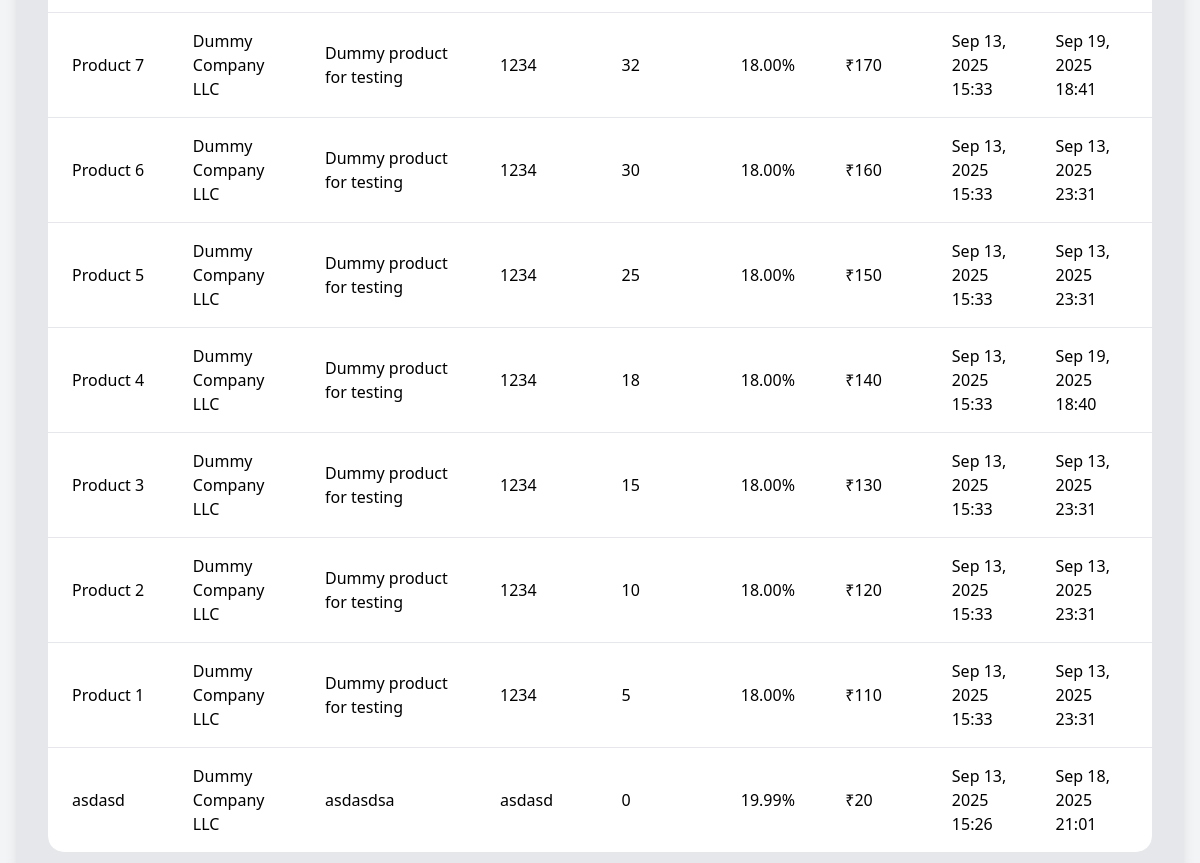
Page /stocks/ (lower part) on the earlier database version.
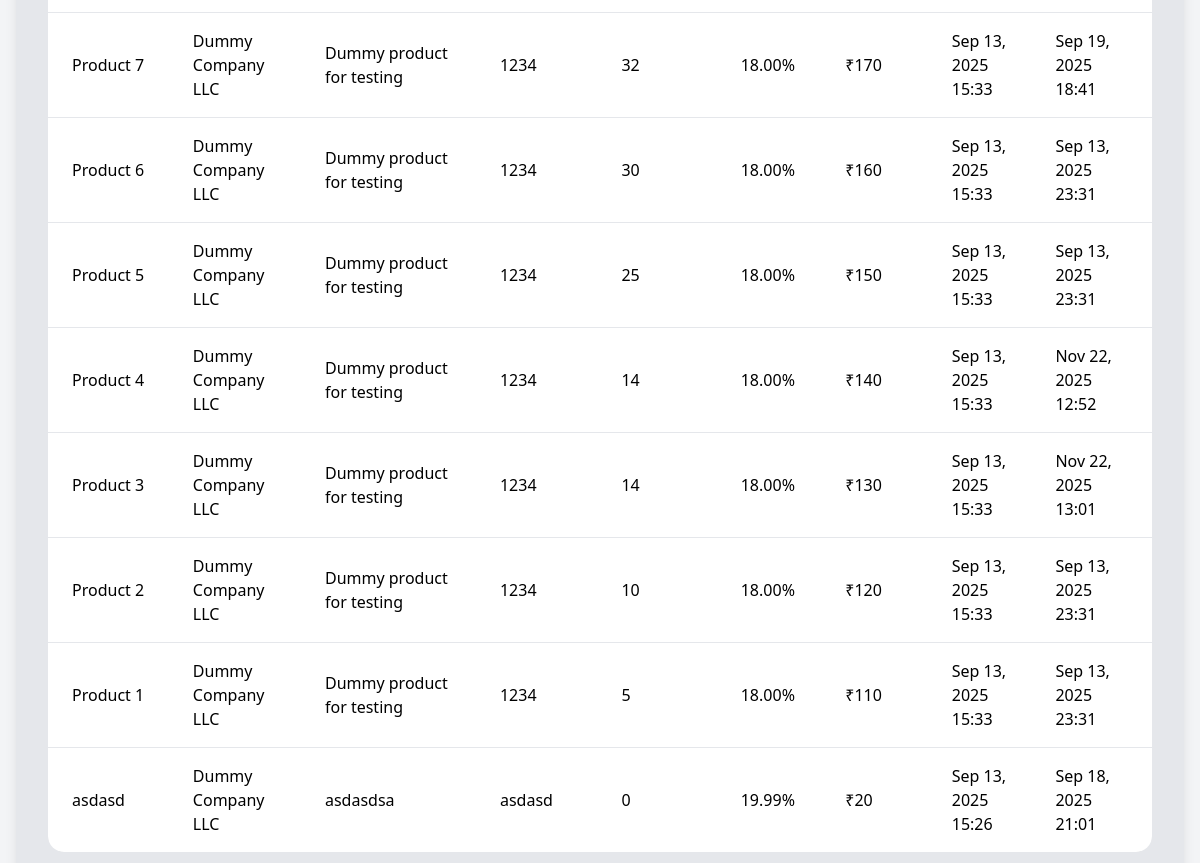
Same page on the later database version.
### stockMang/models.py (models this page shows, shortened)
class Product(models.Model):
    name = models.CharField(max_length=200)
    description = models.TextField(blank=True, null=True)
    hsn_code = models.CharField(max_length=8, blank=True, null=True)
    stock_quantity = models.PositiveIntegerField(default=0)
    tax_rate = models.DecimalField(max_digits=4, decimal_places=2, default=18.00)
    selling_price = models.IntegerField(default=0,blank=True)
    created_at = models.DateTimeField(auto_now_add=True)
    updated_at = models.DateTimeField(auto_now=True)
    dealer = models.CharField(max_length=200, blank=True, null=True)

### stockMang/views.py (the view)
# urls.py: path('', views.stock, name='stock'),
def stock(request):
    Products = Product.objects.all().order_by('-created_at')
    return render(request, 'stockMang/stockPage.html', {'products': Products})

### stockMang/templates/stockMang/stockPage.html (shortened to what this page needs)
{% extends 'main/layout.html' %}
{% block content %}
<div class="min-h-screen bg-gray-100 flex items-center justify-center p-4">
    <div class="bg-gray-200 w-full max-w-7xl h-[90vh] p-8 rounded-xl shadow-lg flex flex-col">
        <div class="flex-1 overflow-y-auto no-scrollbar rounded-2xl">
            <table class="min-w-full bg-white rounded-lg shadow-md overflow-hidden">
                <tbody class="divide-y divide-gray-200">
                    {% for product in products %}
                    <tr class="hover:bg-gray-50 transition duration-200 cursor-pointer"
                    onclick="window.location='{% url 'stockMang:editStock' product.id %}'">
                        <td class="py-4 px-6 font-medium">{{ product.name }}</td>
                        <td class="py-4 px-6">
                            {% if product.dealer %}
                                {{ product.dealer }}
                            {% else %}
                                <span class="text-gray-400 italic">No Dealer</span>
                            {% endif %}
                        </td>
                        <td class="py-4 px-6">{{ product.description|default:"-" }}</td>
                        <td class="py-4 px-6">{{ product.hsn_code|default:"-" }}</td>
                        <td class="py-4 px-6">{{ product.stock_quantity }}</td>
                        <td class="py-4 px-6">{{ product.tax_rate }}%</td>
                        <td class="py-4 px-6">₹{{ product.selling_price }}</td>
                        <td class="py-4 px-6">{{ product.created_at|date:"M d, Y H:i" }}</td>
                        <td class="py-4 px-6">{{ product.updated_at|date:"M d, Y H:i" }}</td>
                    </tr>
                    {% empty %}
                    <tr>
                        <td colspan="9" class="text-center py-10 px-6 text-gray-500">
                            <p>No products found in your inventory.</p>
                        </td>
                    </tr>
                    {% endfor %}
                </tbody>
            </table>
        </div>
    </div>
</div>
{% endblock %}

Differences in the rows shown:
changed Product "Product 4": stock_quantity "18" → "14"; updated_at "Sep 19, 2025 18:40" → "Nov 22, 2025 12:52"
changed Product "Product 3": stock_quantity "15" → "14"; updated_at "Sep 13, 2025 23:31" → "Nov 22, 2025 13:01"
